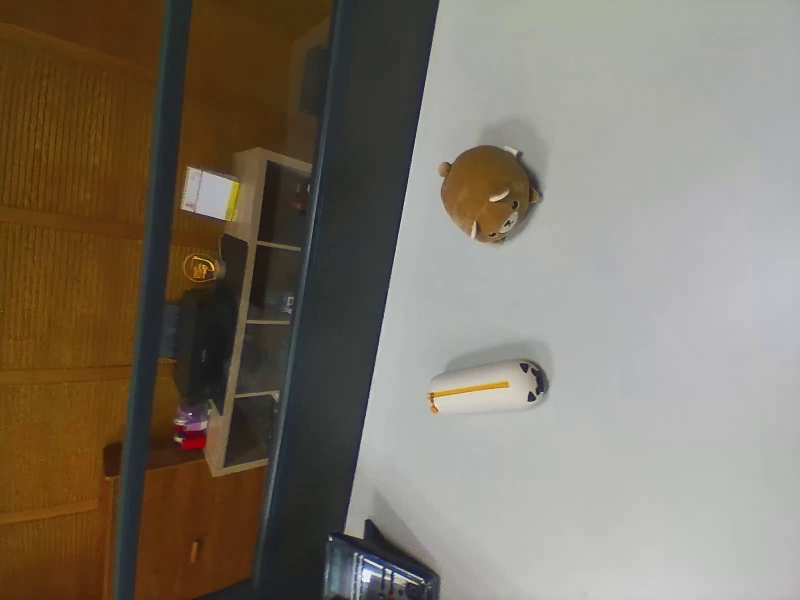
#> input picture PerspectiveTransform/feat_match/far.png, 800 x 600 px, given in place of , which was not available
$ python play3.py
#> lines starting #> are read from the running program, lines starting #| are printed output that depends on the picture; after the words box and inside, x2 and y2 are one past the last pixel; in counts of white or black regions, pixels touching at a corner belong together; pictures that were not available may be replaced by others from this repository, and a replacement may not be noted
import numpy as np
import cv2
from argparse import ArgumentParser
import os

# [6 lines of commented-out code are left out]
def get_parser():
    parser = ArgumentParser(description='my description')
    parser.add_argument('--input1', type=str, default="", help='image or dir of images waiting for crop')
    parser.add_argument('--input2', type=str, default="", help='image or dir of images waiting for crop')
    parser.add_argument('--output', type=str, default="", help='where should the output image or images be store')
    # parser.add_argument('--width', type=int, default=0, help="crop width, crop center")
    # parser.add_argument('--height', type=int, default=0, help="crop height, crop center")
    return parser

parser = get_parser()
args = parser.parse_args()
# if len(args.input1.shape) > 2:
img1 = cv2.imread(args.input1,cv2.IMREAD_GRAYSCALE) # queryImage
#> img1: shape (600, 800); min 14, max 249, mean 117.5
img2 = cv2.imread(args.input2,cv2.IMREAD_GRAYSCALE) # trainImage
# cv2.imshow("img1", img1)
cv2.imshow("img2", img2)
# cv2.waitKey(0)
# cv2.destroyAllWindows()

############# Enhance Contrast #############
kernel = cv2.getStructuringElement(cv2.MORPH_ELLIPSE,(10,10))
# Top Hat Transform
topHat = cv2.morphologyEx(img2, cv2.MORPH_TOPHAT, kernel)
# Black Hat Transform
blackHat = cv2.morphologyEx(img2, cv2.MORPH_BLACKHAT, kernel)
res = img2 + topHat - blackHat
# cv2.imshow("img2_contrast10", res)
# cv2.waitKey(0)

kernel = cv2.getStructuringElement(cv2.MORPH_ELLIPSE,(35,35))
# Top Hat Transform
topHat = cv2.morphologyEx(img2, cv2.MORPH_TOPHAT, kernel)
# Black Hat Transform
blackHat = cv2.morphologyEx(img2, cv2.MORPH_BLACKHAT, kernel)
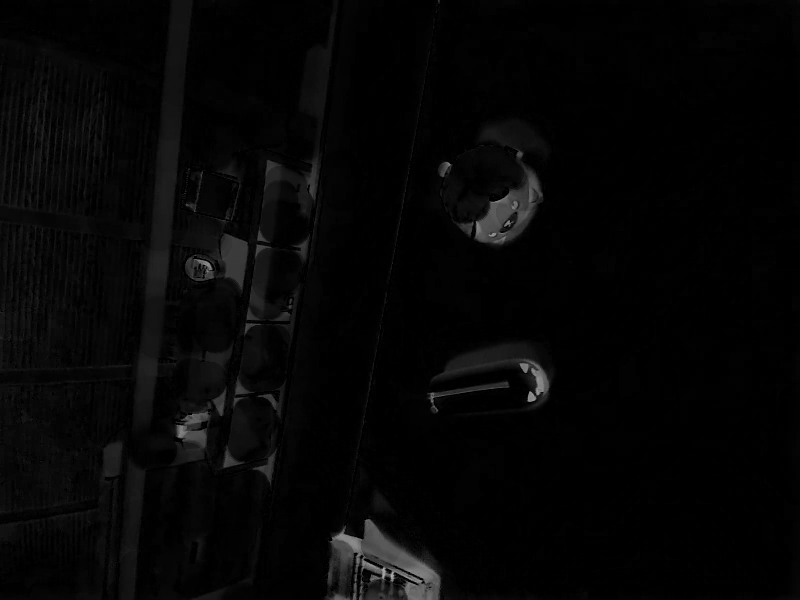
#> blackHat: shape (600, 800); min 0, max 176, mean 5.5
res = img2.astype(int) + topHat.astype(int) - blackHat.astype(int)
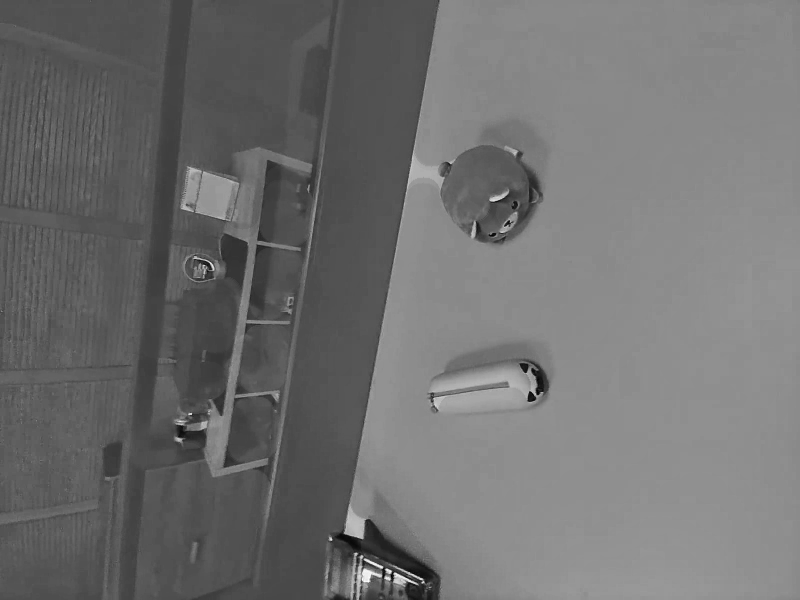
#> res: shape (600, 800) int64; min -130, max 432, mean 117.1; drawn with min black and max white
new_res = np.square(res)*(-0.00136) + res*1.212
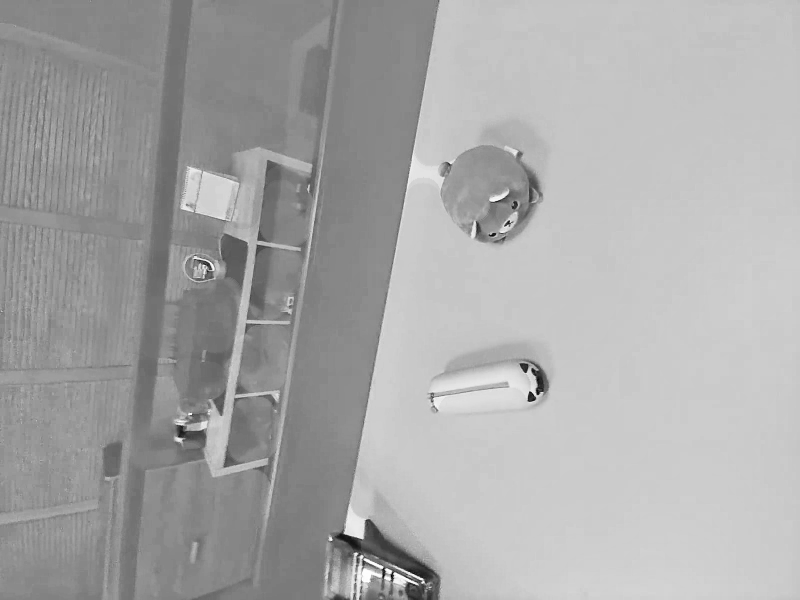
#> new_res: shape (600, 800) float64; min -180.5, max 269.8, mean 117.3; drawn with min black and max white
new_res[new_res > 255]  = 255
#> new_res: shape (600, 800) float64; 0.05% of pixels changed, all inside (x1, y1, x2, y2) = (180, 200, 495, 583)
new_res[new_res < 0]    = 0
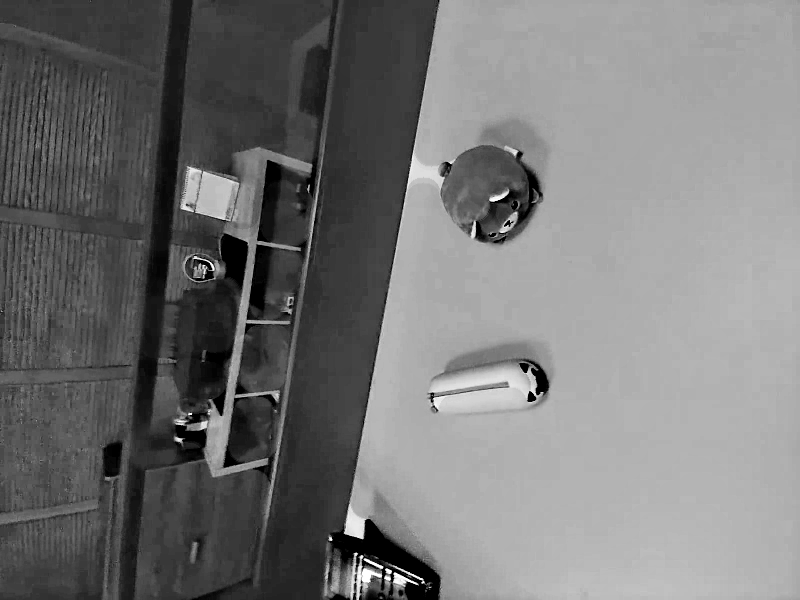
#> new_res: shape (600, 800) float64; min 0, max 255, mean 117.8
# over_res = res > 255
# part_res = res * over_res
# part_res -= 255
cv2.imshow("new_res", new_res.astype(np.uint8))
img2 = new_res.astype(np.uint8)
kernel2 = np.ones((7,7),np.uint8)
gradient = cv2.morphologyEx(img2, cv2.MORPH_GRADIENT, kernel2)
gradient[gradient > 90] = 90
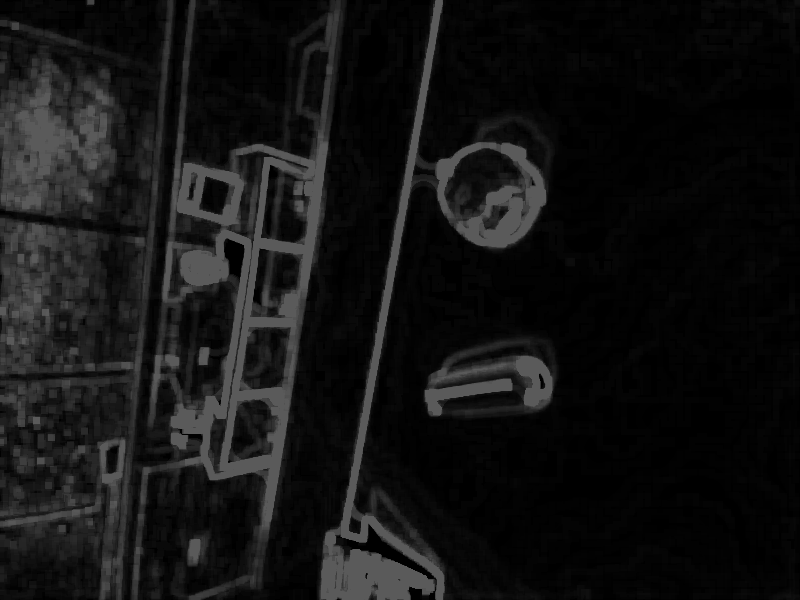
#> gradient: shape (600, 800); min 0, max 90, mean 19.1
gradient[gradient < 20] = 5
cv2.imshow("gradient", gradient)

img2 = (gradient.astype(int))*0.9 + (img2.astype(int))*0.9
img2[img2 > 255]  = 255
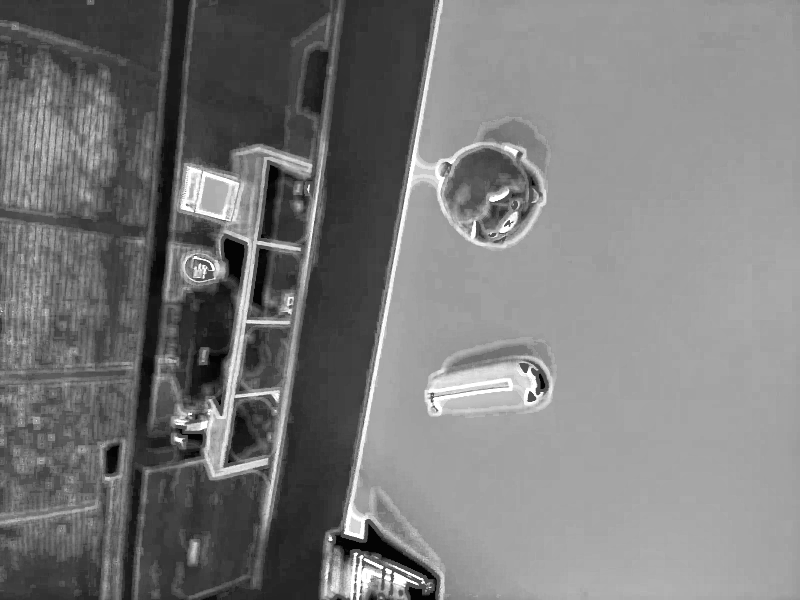
#> img2: shape (600, 800) float64; min 4.5, max 255, mean 122.9
img2 = img2.astype(np.uint8)
cv2.imshow("new_img2", img2)
cv2.waitKey(0)


# [10 lines of commented-out code are left out]

cv2.destroyAllWindows()
############################################
# os._exit()

############# show feature points ###########
# Initiate SIFT detector
sift = cv2.ORB_create()
# find the keypoints with SIFT
kp = sift.detect(img1,None)
#> kp = 500 keypoints; strongest (x, y, size): (381, 567, 31), (365, 560, 31), (528, 398, 37.2), (528, 400, 31)
# compute the descriptors with SIFT
kp, des = sift.compute(img1, kp)
# draw only keypoints location,not size and orientation
imgResult = cv2.drawKeypoints(img1, kp, None, color=(0,255,0), flags=0)
cv2.imshow("img1", imgResult)
cv2.waitKey(0)
# plt.title('SIFT Algorithm for image 1')
# plt.imshow(imgResult)
# plt.show()

# Initiate SIFT detector
sift = cv2.ORB_create()
# find the keypoints with SIFT
kp = sift.detect(img2,None)
#> kp = 500 keypoints; strongest (x, y, size): (365, 560, 31), (360, 556, 31), (537, 393, 31), (508, 222, 31)
# compute the descriptors with SIFT
kp, des = sift.compute(img2, kp)
# draw only keypoints location,not size and orientation
imgResult = cv2.drawKeypoints(img2, kp, None, color=(0,255,0), flags=0)
cv2.imshow("img2", imgResult)
cv2.waitKey(0)
#############################################

# find the keypoints and descriptors with SIFT
kp1, des1 = sift.detectAndCompute(img1,None)
#> kp1 = 500 keypoints; strongest (x, y, size): (381, 567, 31), (365, 560, 31), (528, 398, 37.2), (528, 400, 31)
kp2, des2 = sift.detectAndCompute(img2,None)
#> kp2 has the same summary as kp

########## Brute Force ##########
# BFMatcher with default params
bf = cv2.BFMatcher()
matches = bf.knnMatch(des1,des2,k=2)
#> matches = 500 matches
# Apply ratio test
good = []
for m,n in matches:
    if m.distance < 0.75*n.distance:
        good.append([m])
#> after the loop, good = 10 matches
# cv2.drawMatchesKnn expects list of lists as matches.
img3 = cv2.drawMatchesKnn(img1,kp1,img2,kp2,good,None,flags=cv2.DrawMatchesFlags_NOT_DRAW_SINGLE_POINTS)
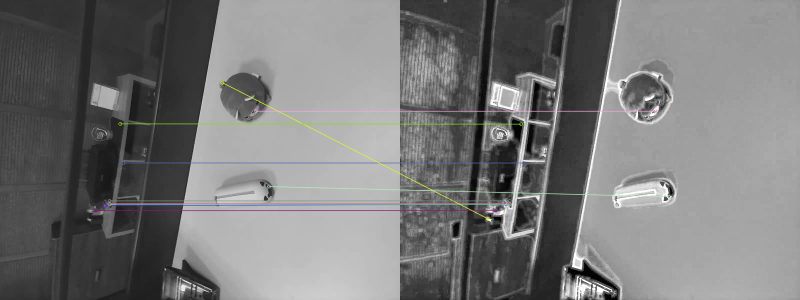
#> img3: shape (600, 1600, 3) (shown at 1/2 size); mean of channels 0, 1, 2 120, 120.2, 120.2; drawn as B, G, R
cv2.imshow("img3",img3)
cv2.waitKey(0)
cv2.imwrite("play_result/bf_result.png", img3)
###################################

########## FLANN ##########
# FLANN parameters
FLANN_INDEX_KDTREE = 1
index_params = dict(algorithm = FLANN_INDEX_KDTREE, trees = 5)
search_params = dict(checks=50)   # or pass empty dictionary
flann = cv2.FlannBasedMatcher(index_params,search_params)
#> (the run stopped early here; a loop or call above may not have finished)
